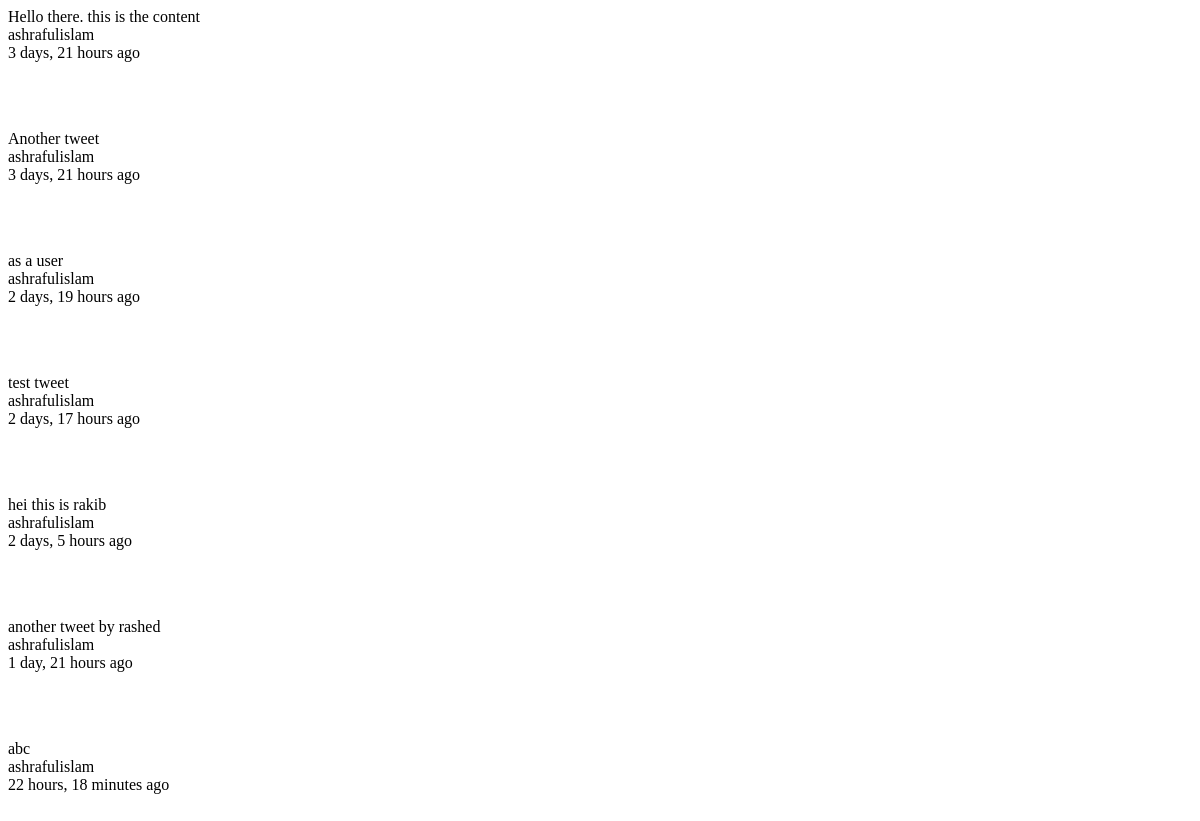
Before: /tweet/ with the older database file.
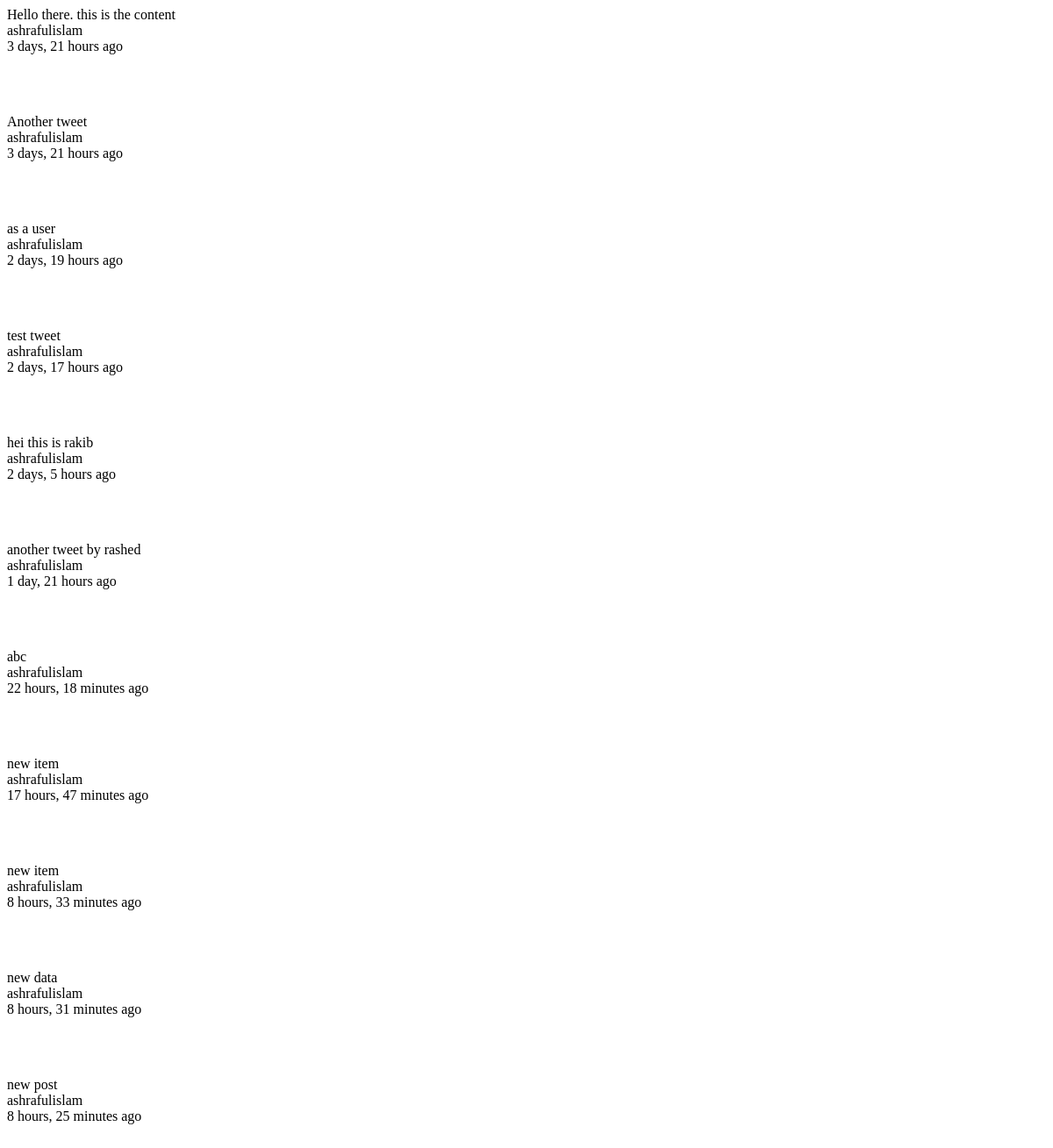
After: the same page with the newer database file.
### tweets/models.py (models this page shows, shortened)
class Tweet(models.Model):
	user      = models.ForeignKey(settings.AUTH_USER_MODEL)
	content   = models.CharField(max_length=140, validators=[validate_content])
	updated   = models.DateTimeField(auto_now=True)
	timestamp = models.DateTimeField(auto_now_add=True)

### tweets/views.py (the view)
class TweetListView(ListView):
	queryset = Tweet.objects.all()
	def get_context_data(self, *args, **kwargs):
		context = super (TweetListView, self).get_context_data(*args, **kwargs)
		return context

### tweets/templates/tweets/tweet_list.html
{% for object in object_list %}
<p>{{ object.content }}</br>
{{ object.user }}</br>
{{ object.timestamp|timesince }} ago</p></br></br>
{% empty %}
   <p> No Tweets yet. </p>
{% endfor %}

Changed rows visible on the page:
added Tweet: content "new item", user "ashrafulislam", timestamp "17 hours, 47 minutes"
added Tweet: content "new item", user "ashrafulislam", timestamp "8 hours, 33 minutes"
added Tweet: content "new data", user "ashrafulislam", timestamp "8 hours, 31 minutes"
added Tweet: content "new post", user "ashrafulislam", timestamp "8 hours, 25 minutes"
